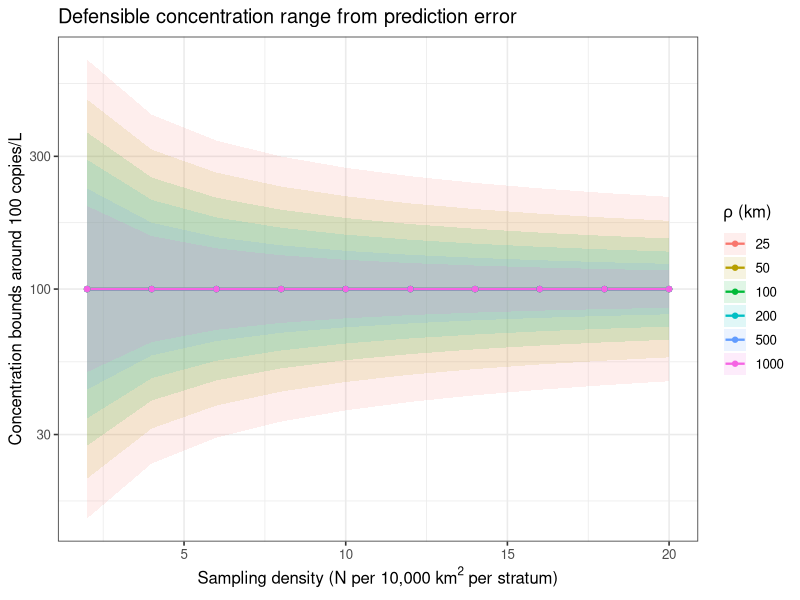

The R script that drew this image:
# Concentration bounds from prediction error ------------------------------------
#
# GOAL
# Given an estimated eDNA concentration and the survey's prediction error,
# return the lower and upper concentration you can defend.
#
# This is the operational version of Supplementary Fig. 3 (`sf_3` in
# 03_Plots.R), which drew, for a true concentration of 100 copies/L:
#     lower = exp(log(100) - epsilon)      upper = exp(log(100) + epsilon)
#
# WHY IT WORKS THIS WAY
# The Gaussian process is fitted to LOG concentration (01_GP_sim.R:96), so the
# prediction error epsilon (an RMSE) lives on the natural-log scale. On the log
# scale a symmetric band is  log(C) +/- epsilon. Back on the concentration
# scale that becomes a multiplicative "fold" band:
#     C / exp(epsilon)   ...   C * exp(epsilon)
# epsilon behaves like a standard deviation on the log scale, so a +/-1*epsilon
# band covers ~68% of cases and +/-1.96*epsilon ~95% (the `n_sd` argument).
# This is a multiplicative error scale, NOT a guaranteed per-site interval.

library(dplyr)
library(tidyr)
library(ggplot2)


# 1. CORE FUNCTION -------------------------------------------------------------
# concentration    : estimated eDNA concentration (copies/L, ordinary scale)
# prediction_error : epsilon, the log-scale RMSE from the survey
# n_sd             : how many multiples of epsilon to span (1 = the sf_3 band)
#
# Give it single numbers or vectors; it returns every combination as a tibble.

concentration_bounds <- function(concentration, prediction_error, n_sd = 1) {
  expand_grid(
    concentration    = concentration,
    prediction_error = prediction_error,
    n_sd             = n_sd
  ) %>%
    mutate(
      fold  = exp(n_sd * prediction_error),   # multiplicative half-width
      lower = concentration / fold,
      upper = concentration * fold,
      coverage = 2 * pnorm(n_sd) - 1          # ~0.68 at n_sd = 1, ~0.95 at 1.96
    )
}


# 2. GET epsilon FROM A SURVEY DESIGN (manuscript Eq. 6) -----------------------
# If you don't already have epsilon, work it out from the sampling density and
# the species' spatial range using the manuscript regression:
#     log(epsilon) = omega + beta*log(E) + theta*log(rho) + gamma*log(E)*log(rho)
# density : samples per 10,000 km^2 per stratum (E)
# rho_km  : spatial range in km

epsilon_from_density <- function(density, rho_km) {
  omega <- 1.65; beta <- -0.176; theta <- -0.228; gamma <- -0.0684
  a <- omega + theta * log(rho_km)
  b <- beta  + gamma * log(rho_km)
  exp(a + b * log(density))
}

# Go straight from a survey design to concentration bounds.
bounds_from_design <- function(concentration, density, rho_km, n_sd = 1) {
  expand_grid(density = density, rho_km = rho_km) %>%
    mutate(prediction_error = epsilon_from_density(density, rho_km)) %>%
    rowwise() %>%
    mutate(band = list(concentration_bounds(concentration, prediction_error, n_sd))) %>%
    ungroup() %>%
    unnest(band, names_sep = "_") %>%
    transmute(density, rho_km,
              concentration = band_concentration,
              prediction_error = band_prediction_error,
              n_sd = band_n_sd,
              lower = band_lower, upper = band_upper)
}


# 3. SIMULATION WITH FAKE DATA -------------------------------------------------
# Does a +/- epsilon band really contain the truth as often as it claims?
# We fake a survey of many sites that all share one true concentration. The GP
# predicts each site's LOG concentration with a random error whose typical size
# (standard deviation) is epsilon. Then we check how often the true value falls
# inside the band drawn around each prediction.

simulate_coverage <- function(true_concentration = 100,
                              prediction_error = 0.8,
                              n_sd = 1,
                              n_sites = 5000,
                              seed = 2026) {
  set.seed(seed)

  fake_survey <- tibble(site = 1:n_sites) %>%
    mutate(
      true_log      = log(true_concentration),
      # prediction = truth + a random log-scale error of size epsilon
      predicted_log = true_log + rnorm(n_sites, mean = 0, sd = prediction_error),
      predicted     = exp(predicted_log),
      # band around each prediction
      lower = predicted / exp(n_sd * prediction_error),
      upper = predicted * exp(n_sd * prediction_error),
      covered = true_concentration >= lower & true_concentration <= upper
    )

  fake_survey %>%
    summarise(
      prediction_error   = prediction_error,
      n_sd               = n_sd,
      empirical_coverage = mean(covered),      # how often truth was inside
      nominal_coverage   = 2 * pnorm(n_sd) - 1 # what we expected
    )
}


# 4. PLOT (the sf_3 figure) ----------------------------------------------------
# Concentration bounds against sampling density, one line per spatial range.

plot_concentration_bounds <- function(concentration, density, rho_km, n_sd = 1) {
  bounds_from_design(concentration, density, rho_km, n_sd) %>%
    mutate(rho_km = factor(rho_km)) %>%
    ggplot(aes(x = density, colour = rho_km, fill = rho_km)) +
    geom_ribbon(aes(ymin = lower, ymax = upper), alpha = 0.12, colour = NA) +
    geom_line(aes(y = concentration), linewidth = 0.8) +
    geom_point(aes(y = concentration), size = 1.5) +
    scale_y_log10() +
    labs(
      x = expression('Sampling density (N per 10,000 km'^2*' per stratum)'),
      y = paste0("Concentration bounds around ", concentration, " copies/L"),
      colour = expression(rho*' (km)'), fill = expression(rho*' (km)'),
      title = "Defensible concentration range from prediction error"
    ) +
    theme_bw(base_size = 12)
}


# EXAMPLES (edit and rerun) ----------------------------------------------------

# A. The headline use case: concentration + error -> bounds
concentration_bounds(concentration = 100, prediction_error = 0.8)
# -> lower ~ 45, upper ~ 223 copies/L (the sf_3 band)

# Ask for a wider, ~95% band as well:
concentration_bounds(100, 0.8, n_sd = c(1, 1.96))

# B. Work epsilon out from the survey design instead of supplying it
bounds_from_design(
  concentration = 100,
  density = c(2, 5, 10, 20),   # samples per 10,000 km^2 per stratum
  rho_km  = c(50, 100, 500)
)

# C. Redraw the sf_3 figure
bounds_plot <- plot_concentration_bounds(
  concentration = 100,
  density = seq(2, 20, by = 2),
  rho_km  = c(25, 50, 100, 200, 500, 1000)
)
bounds_plot

# D. Check the band with fake data: does +/-1*epsilon cover ~68%, +/-1.96 ~95%?
bind_rows(
  simulate_coverage(prediction_error = 0.8, n_sd = 1),
  simulate_coverage(prediction_error = 0.8, n_sd = 1.96)
)
